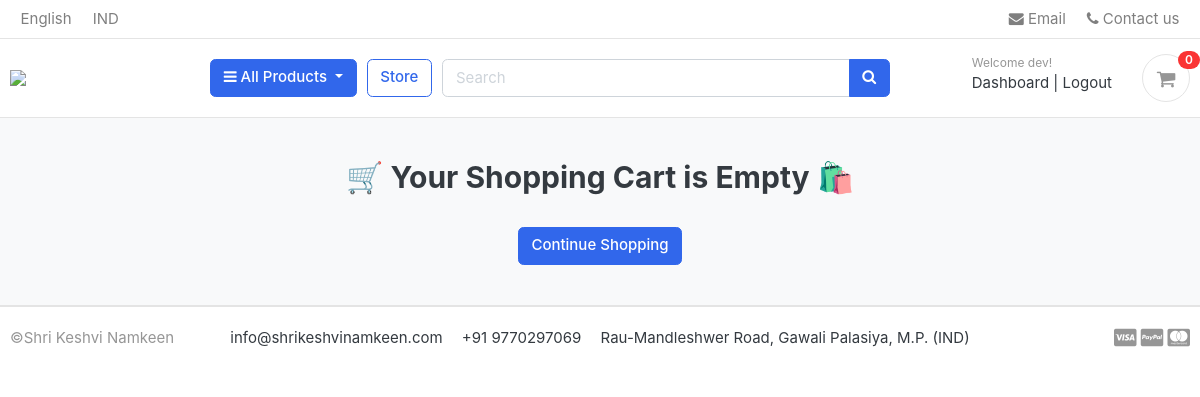
Before: /cart/ (signed in) with the older database file.
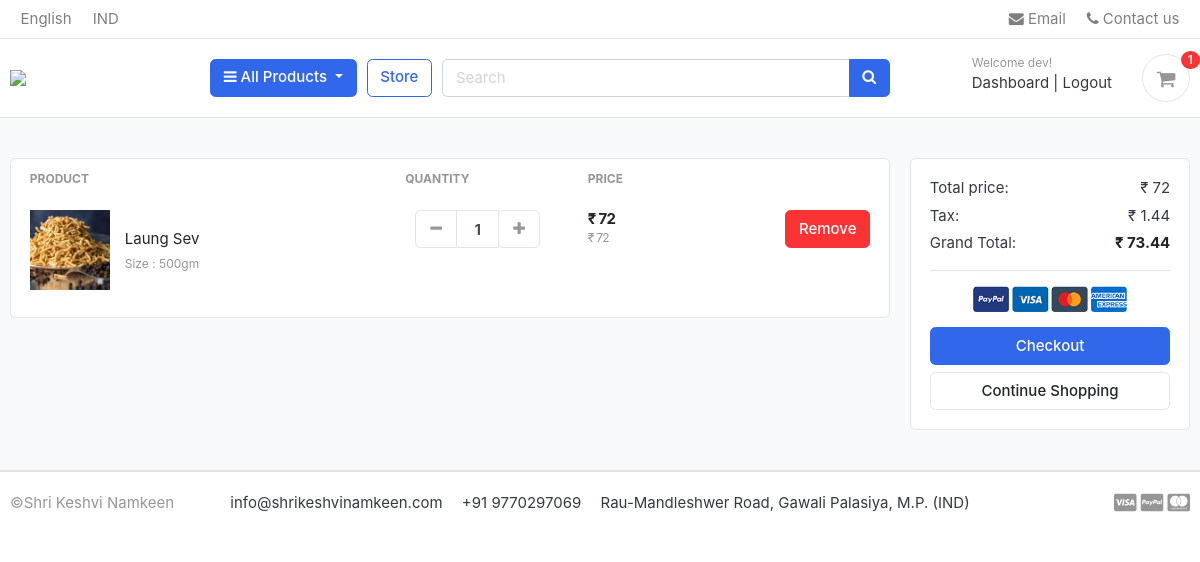
After: the same page with the newer database file.
### accounts/models.py (models this page shows, shortened)
class Account(AbstractBaseUser):
    first_name     = models.CharField(max_length=50)
    last_name      = models.CharField(max_length=50)
    username       = models.CharField(max_length=50, unique=True)
    email          = models.EmailField(max_length=100, unique=True)
    phone_number   = models.CharField(max_length=50)
    date_joined    = models.DateTimeField(auto_now_add=True)
    last_login     = models.DateTimeField(auto_now_add=True)
    is_admin       = models.BooleanField(default=False)
    is_staff       = models.BooleanField(default=False)
    is_active      = models.BooleanField(default=False)
    is_superadmin  = models.BooleanField(default=False)
    USERNAME_FIELD = 'email'
    REQUIRED_FIELDS = ['username','first_name','last_name']
    objects = MyAccountManager()

### carts/models.py (models this page shows, shortened)
class CartItem(models.Model):
    user = models.ForeignKey(Account, on_delete=models.CASCADE, null=True)
    product = models.ForeignKey(Product, on_delete=models.CASCADE)
    variations = models.ManyToManyField(Variation, blank=True)
    cart = models.ForeignKey(Cart, on_delete=models.CASCADE, null=True)
    quantity = models.IntegerField()
    is_active = models.BooleanField(default=True)
    def sub_total(self):
        return self.product.price * self.quantity

### store/models.py (models this page shows, shortened)
class Product(models.Model):
    product_name    = models.CharField(max_length=200, unique=True)
    slug            = models.SlugField(max_length=200, unique=True)
    description     = models.TextField(max_length=500, blank=True)
    price           = models.IntegerField()
    images          = models.ImageField(upload_to='photos/products')
    stock           = models.IntegerField()
    is_available    = models.BooleanField(default=True)
    category        = models.ForeignKey(Category,  on_delete=models.CASCADE)
    created_date    = models.DateTimeField(auto_now_add=True)
    modified_date   = models.DateTimeField(auto_now=True)
    def get_url(self):
        return reverse('product_detail', args=[self.category.slug, self.slug])

class Variation(models.Model):
    product = models.ForeignKey(Product, on_delete=models.CASCADE)
    variation_category = models.CharField(max_length=100, choices=variation_category_choice)
    variation_value    = models.CharField(max_length=100)
    is_active          = models.BooleanField(default=True)
    created_date       = models.DateTimeField(auto_now_add=True)
    objects            = VariationManager()

### carts/views.py (the view)
# urls.py: path('', views.cart, name='cart'),
def cart(request, total=0, quantity=0, cart_items=None):
    try:
        tax = 0
        grand_total = 0
        if request.user.is_authenticated:
            cart_items = CartItem.objects.filter(user=request.user, is_active=True)
        else:
            cart = Cart.objects.get(cart_id=_cart_id(request))
            cart_items = CartItem.objects.filter(cart=cart, is_active=True)
        for cart_item in cart_items:
            total += (cart_item.product.price * cart_item.quantity)
            quantity += cart_item.quantity
        tax = (2 * total)/100
        grand_total = total + tax
    except ObjectDoesNotExist:
        pass
    context = {
            'total': total,
            'quantity': quantity,
            'cart_items': cart_items,
            'tax'  : tax,
            'grand_total': grand_total,
    }
    return render(request, 'store/cart.html', context)

### templates/store/cart.html (shortened to what this page needs)
{% extends 'base.html' %}
{% load static %}
{% block content %}
<section class="section-content padding-y bg">
    <div class="container">
    {% if not cart_items %}
  <h2 class="text-center">🛒 Your Shopping Cart is Empty 🛍️</h2>
  <br>
  <div class="text-center">
    <a href="{% url 'store' %}" class="btn btn-primary">Continue Shopping</a>
  </div>
    {% else %}
    <div class="row">
        <aside class="col-lg-9">
    <div class="card">
    <table class="table table-borderless table-shopping-cart">
    <thead class="text-muted">
    <tr class="small text-uppercase">
      <th scope="col">Product</th>
      <th scope="col" width="120">Quantity</th>
      <th scope="col" width="120">Price</th>
      <th scope="col" class="text-right" width="200"> </th>
    </tr>
    </thead>
    <tbody>
        {% for cart_item in cart_items %}
    <tr>
        <td>
            <figure class="itemside align-items-center">
                <div class="aside"><img src="{{ cart_item.product.images.url }}" class="img-sm"></div>
                <figcaption class="info">
                    <a href="{{ cart_item.product.get_url }}" class="title text-dark">{{ cart_item.product.product_name }}</a>
                    <p class="text-muted small">
                        {% if cart_item.variations.all%}
                          {% for item in cart_item.variations.all %}
                            {{ item.variation_category | capfirst }} : {{ item.variation_value | capfirst }} <br>
                          {% endfor %}
                        {% endif %}
                    </p>
                </figcaption>
            </figure>
        </td>
        <td>
                        <div class="col">
                            <div class="input-group input-spinner">
                                <div class="input-group-prepend">
                                <a href="{% url 'remove_cart' cart_item.product.id cart_item.id %}" class="btn btn-light" type="button" id="button-plus"> <i class="fa fa-minus"></i> </a>
                                </div>
                                <input type="text" class="form-control"  value="{{ cart_item.quantity }}">
                                <div class="input-group-append">
                                <form action="{% url 'add_cart' cart_item.product.id %}" method="POST">
                                  <button  class="btn btn-light" type="submit" id="button-minus"> <i class="fa fa-plus"></i> </button>
                                </form>
                                </div>
                            </div>
                        </div>
        </td>
        <td>
            <div class="price-wrap">
                <var class="price">&#8377; {{ cart_item.sub_total }}</var>
                <small class="text-muted"> &#8377; {{ cart_item.product.price }}</small>
            </div>
        </td>
        <td class="text-right">
        <a href="{% url 'remove_cart_item' cart_item.product.id cart_item.id %}" onclick="return confirm('Are you sure You want to remove this item ?')" class="btn btn-danger"> Remove</a>
        </td>
    </tr>
    {% endfor %}
    </tbody>
    </table>
    </div>
        </aside>
        <aside class="col-lg-3">
            <div class="card">
            <div class="card-body">
                <dl class="dlist-align">
                  <dt>Total price:</dt>
                  <dd class="text-right">&#8377; {{total}}</dd>
                </dl>
                <dl class="dlist-align">
                  <dt>Tax:</dt>
                  <dd class="text-right">&#8377; {{ tax }}</dd>
                </dl>
                <dl class="dlist-align">
                  <dt>Grand Total:</dt>
                  <dd class="text-right text-dark b"><strong>&#8377; {{ grand_total }}</strong></dd>
                </dl>
                <hr>
                <p class="text-center mb-3">
                    <img src="{% static './images/misc/payments.png' %}" height="26">
                </p>
                <a href="{% url 'checkout'%}" class="btn btn-primary btn-block"> Checkout </a>
                <a href="{% url 'store' %}" class="btn btn-light btn-block">Continue Shopping</a>
            </div>
            </div>
    </aside>
    </div>
    {% endif %}
    </div>
    </section>
{% endblock %}

### templates/base.html (shortened to what this page needs)
{% load static %}
<!DOCTYPE HTML>
<html lang="en">
<head>
<link href="{% static 'css/bootstrap.css' %}" rel="stylesheet" type="text/css"/>
<link href="{% static 'fonts/fontawesome/css/all.min.css' %}" type="text/css" rel="stylesheet">
<link href="{% static 'css/ui.css' %}" rel="stylesheet" type="text/css"/>
<link href="{% static 'css/responsive.css' %}" rel="stylesheet" media="only screen and (max-width: 1200px)" />
<link href="{% static 'css/custom.css' %}" rel="stylesheet" type="text/css"/>
<link rel="stylesheet" href="https://cdnjs.cloudflare.com/ajax/libs/font-awesome/4.7.0/css/font-awesome.min.css">
</head>
<body>
{% include 'includes/navbar.html' %}
    {% block content %}{% endblock %}
    {% include 'includes/footer.html' %}

### templates/includes/navbar.html (shortened to what this page needs)
{% load static %}
<header class="section-header">
    <nav class="navbar p-md-0 navbar-expand-sm navbar-light border-bottom">
    <div class="container">
      <div class="collapse navbar-collapse" id="navbarTop4">
        <ul class="navbar-nav mr-auto">
            <li class="nav-item dropdown">
                 <a href="#" class="nav-link">English</a>
            </li>
            <li class="nav-item dropdown">
                <a href="#" class="nav-link">IND</a>
            </li>
        </ul>
        <ul class="navbar-nav">
            <li><a href="#" class="nav-link"> <i class="fa fa-envelope"></i> Email </a></li>
            <li><a href="#" class="nav-link"> <i class="fa fa-phone"></i> Contact us </a></li>
        </ul>
      </div>
    </div>
    </nav>
    <section class="header-main border-bottom">
        <div class="container">
    <div class="row align-items-center">
        <div class="col-lg-2 col-md-3 col-6">
            <a href="{% url 'home' %}" class="brand-wrap">
                <img class="logo" src="{% static './images/logoo.jpg' %}">
            </a>
        </div>
        <div class="col-lg col-sm col-md col-6 flex-grow-0">
            <div class="category-wrap dropdown d-inline-block float-right">
                <button type="button" class="btn btn-primary dropdown-toggle" data-toggle="dropdown">
                    <i class="fa fa-bars"></i> All Products
                </button>
            </div>
        </div>
        <a href="{% url 'store' %}" class="btn btn-outline-primary">Store</a>
        <div class="col-lg  col-md-6 col-sm-12 col">
            <form action="{% url 'search' %}" class="search" method="GET">
                <div class="input-group w-100">
                    <input type="text" class="form-control" style="width:60%;" placeholder="Search" name="keyword">
                    <div class="input-group-append">
                      <button class="btn btn-primary" type="submit">
                        <i class="fa fa-search"></i>
                      </button>
                    </div>
                </div>
            </form>
        </div>
        <div class="col-lg-3 col-sm-6 col-8 order-2 order-lg-3">
                    <div class="d-flex justify-content-end mb-3 mb-lg-0">
                        {% if user.id is None %}
                        <div class="widget-header">
                            <small class="title text-muted">Welcome guest!</small>
                            <div>
                                <a href="{% url 'login' %}">Sign in</a> <span class="dark-transp"> | </span>
                                <a href="{% url 'register' %}"> Register</a>
                            </div>
                        </div>
                        {% else %}
                        <div class="widget-header">
                            <small class="title text-muted">Welcome {{user.first_name}}!</small>
                            <div>
                                <a href="{% url 'dashboard' %}">Dashboard </a> <span class="dark-transp"> | </span>
                                <a href="{% url 'logout' %}"> Logout</a>
                            </div>
                        </div>
                        {% endif %}
                        <a href="{% url 'cart' %}" class="widget-header pl-3 ml-3">
                            <div class="icon icon-sm rounded-circle border"><i class="fa fa-shopping-cart"></i></div>
                            <span class="badge badge-pill badge-danger notify">{{cart_count}}</span>
                        </a>
                    </div>
                </div>
    </div>
        </div>
    </section>
    </header>

### templates/includes/footer.html
<footer class="section-footer border-top">
	<div class="container">
		<section class="footer-bottom border-top row">
			<div class="col-md-2">
				<p class="text-muted">&copy;Shri Keshvi Namkeen</p>
			</div>
			<div class="col-md-8 text-md-center">
				<span  class="px-2">info@shrikeshvinamkeen.com</span>
				<span  class="px-2">+91 9770297069</span>
				<span  class="px-2">Rau-Mandleshwer Road, Gawali Palasiya, M.P. (IND)</span>
			</div>
			<div class="col-md-2 text-md-right text-muted">
				<i class="fab fa-lg fa-cc-visa"></i>
				<i class="fab fa-lg fa-cc-paypal"></i>
				<i class="fab fa-lg fa-cc-mastercard"></i>
			</div>
		</section>
	</div>
</footer>

Changed rows visible on the page:
added CartItem: product.images (picture), product.product_name "Laung Sev", quantity "1", sub_total "72", product.price "72"
now on this page (row unchanged): Variation: variation_category "Size", variation_value "500gm"
Other visible differences:
{{ cart_count }}: "0" → "1"
{{ total }}: (not shown) → "72"
{{ tax }}: (not shown) → "1.44"
{{ grand_total }}: (not shown) → "73.44"
text no longer shown: "🛒 Your Shopping Cart is Empty 🛍️"
text now shown: "PRODUCT QUANTITY PRICE Total price: ₹ Tax: ₹ Grand Total: ₹ Checkout"
